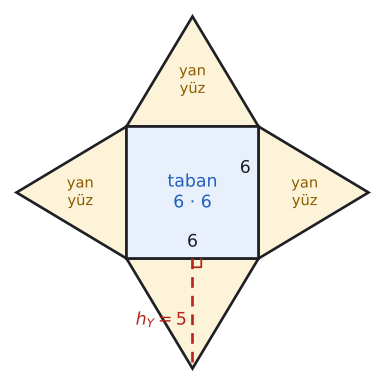

This figure's Python source:
import pathlib; exec(pathlib.Path(__file__).with_name("26-03-ortak.py").read_text(encoding="utf8"))
# Örnek 3: kare dik piramidin açınımı, taban ayrıtı 6, yan yüz yüksekliği 5
a, hy = 6, 5
fig, ax = sekil(5, 5)
ax.add_patch(patches.Polygon([(0, 0), (a, 0), (a, a), (0, a)], closed=True, facecolor=MAVI_ACIK, edgecolor=YAZI, lw=2, zorder=2))
ucg = [[(0, 0), (a, 0), (a / 2, -hy)], [(a, 0), (a, a), (a + hy, a / 2)], [(a, a), (0, a), (a / 2, a + hy)], [(0, a), (0, 0), (-hy, a / 2)]]
for u in ucg: ax.add_patch(patches.Polygon(u, closed=True, facecolor=SARI_ACIK, edgecolor=YAZI, lw=2, zorder=1))
ax.plot([a / 2, a / 2], [0, -hy], color=KIRMIZI, lw=2, ls=(0, (4, 3)), zorder=3)
ax.plot([a / 2, a / 2 + 0.4, a / 2 + 0.4], [-0.4, -0.4, 0], color=KIRMIZI, lw=1.3, zorder=3)
ax.text(a / 2 - 0.25, -hy / 2 - 0.3, r"$h_Y = 5$", color=KIRMIZI, fontsize=13, ha="right", va="center")
ax.text(a / 2, a / 2, "taban\n6 · 6", ha="center", va="center", fontsize=13, color=MAVI)
ax.text(a / 2, 0.35, "6", ha="center", va="bottom", fontsize=13)
ax.text(a - 0.35, a / 2 + 1.1, "6", ha="right", va="center", fontsize=13)
for x, y in ((a + hy * 0.42, a / 2), (a / 2, a + hy * 0.42), (-hy * 0.42, a / 2)):
    ax.text(x, y, "yan\nyüz", ha="center", va="center", fontsize=11, color=SARI)
ax.set_xlim(-hy - 0.4, a + hy + 0.4); ax.set_ylim(-hy - 0.4, a + hy + 0.4); bitir(ax)
kaydet(fig, __file__)
